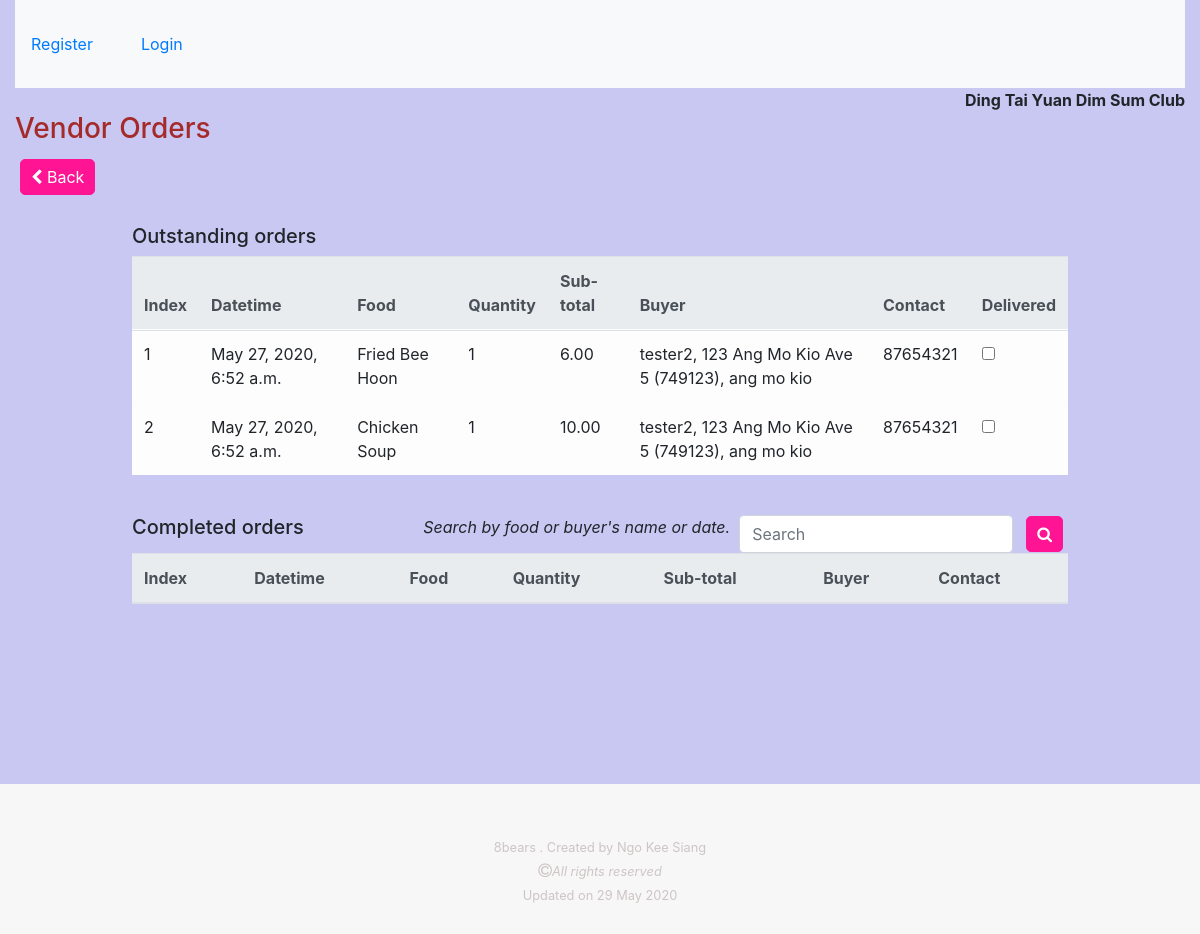
/vendor/profiles/9/orders, run on the app's committed database.
### vendor/models.py (models this page shows)
class Vendor(models.Model):
    category = models.ManyToManyField(Category)
    postal_code = models.PositiveIntegerField( null=False, blank=False)
    name = models.CharField( max_length=100, null=False, blank=False)
    block = models.PositiveSmallIntegerField( null=False, blank=False)
    street = models.CharField(max_length=254, null=False, blank=False)
    contact = models.PositiveIntegerField(validators=[MinValueValidator(10000000), MaxValueValidator(99999999)], null=False, blank=False)
    date_joined = models.DateTimeField(auto_now_add=True)
    user = models.ForeignKey(User, null=True, on_delete=models.SET_NULL)
    user_contact = models.PositiveIntegerField(validators=[MinValueValidator(10000000), MaxValueValidator(99999999)], null=False, blank=False)
    license_number = models.CharField(max_length=10, null=False, blank=False)
    license_check = models.BooleanField(default=False)
    photo_url=models.URLField(max_length=1024, null=True, blank=True)
    vendordeliverytown = models.ManyToManyField(VendorDeliveryTown)
    vendordeliverypostal = models.ManyToManyField(VendorDeliveryPostal)
    def __str__(self):
        return self.name

### order/models.py (models this page shows)
class OrderLineItem(models.Model):
    order = models.ForeignKey(Order, null=False, blank=False, on_delete=models.CASCADE )
    review = models.ForeignKey(Review, null=True, blank=True, on_delete=models.SET_NULL)
    process = models.ForeignKey(Process, null=True, blank=False, on_delete=models.SET_NULL)
    food = models.ForeignKey(Food, null=False, blank=False, on_delete=models.DO_NOTHING)
    datetime = models.DateTimeField(auto_now_add=True)
    quantity = models.PositiveSmallIntegerField(validators=[MinValueValidator(1), MaxValueValidator(99)], null=False, blank=False)
    cost = models.DecimalField(max_digits=10, decimal_places=2, null=False, default=0)
    buyer = models.ForeignKey(Buyer, null=True, blank=False, on_delete=models.SET_NULL)

### food/models.py (models this page shows)
class Food(models.Model):
    vendor = models.ForeignKey(Vendor, null=False, blank=False, on_delete=models.CASCADE)
    tag = models.ManyToManyField(Tag)
    title = models.CharField(max_length=100, null=False, blank=False)
    description = models.TextField(null=False, blank=False)
    portion = models.PositiveSmallIntegerField( validators=[MinValueValidator(1), MaxValueValidator(99)] , default=1, null=False, blank=False )
    price = models.DecimalField(max_digits=8, decimal_places=2, null=False, blank=False)
    date_posted = models.DateTimeField(auto_now_add=True)
    date_edited = models.DateTimeField(auto_now_add=True)
    delivery_time = models.DecimalField(max_digits=3, decimal_places=0, null=False, blank=False)
    image = ImageField(blank=True, manual_crop="")
    def __str__(self):
        return self.title

### buyer/models.py (models this page shows)
class Buyer(models.Model):
    town = models.CharField(max_length=100, null=True, blank=False)
    postal_code = models.PositiveIntegerField(null=False, blank=False)
    block = models.PositiveSmallIntegerField( null=False, blank=False)
    street = models.CharField(max_length=254, null=False, blank=False)
    date_joined = models.DateTimeField(auto_now_add=True)
    contact = models.PositiveIntegerField(validators=[MinValueValidator(10000000), MaxValueValidator(99999999)], null=False, blank=False)
    user = models.ForeignKey(User, null=True, on_delete=models.SET_NULL)
    def __str__(self):
        return '%s, %s %s (%s), %s' % (self.user.username, self.block, self.street, self.postal_code, self.town)

### vendor/views.py (the view, shortened to what this page needs)
# urls.py: path('profiles/<vendor_profile_id>/orders', vendor.views.view_vendor_orders, name='view_vendor_orders_route')
def view_vendor_orders(request, vendor_profile_id):
    username = request.user.username
    vendor = Vendor.objects.get(id=vendor_profile_id)
    if "search" in request.GET:
        query = request.GET["search"]
        if not query:
            messages.error(request, "You have not enter a search term.")
            return redirect(reverse(view_vendor_orders, kwargs={"vendor_profile_id": vendor_profile_id}))
        if query.isnumeric():
            queries = Q(datetime__year=query)|Q(datetime__day=query)|Q(datetime__month=query)
            orders_outstanding = OrderLineItem.objects.all().filter(food__vendor__id=vendor_profile_id).filter(process__title="undelivered")
            orders_completed = OrderLineItem.objects.all().filter(queries).filter(food__vendor__id=vendor_profile_id).filter(process__title="delivered")
        else:
            queries = Q(food__title__icontains=query)|Q(buyer__user__username__icontains=query)
            orders_outstanding = OrderLineItem.objects.all().filter(food__vendor__id=vendor_profile_id).filter(process__title="undelivered")
            orders_completed = OrderLineItem.objects.all().filter(queries).filter(food__vendor__id=vendor_profile_id).filter(process__title="delivered")
    else:
        orders_outstanding = OrderLineItem.objects.all().filter(food__vendor__id=vendor_profile_id).filter(process__title="undelivered")
        orders_completed = OrderLineItem.objects.all().filter(food__vendor__id=vendor_profile_id).filter(process__title="delivered")
    return render(request, "vendor/vendor_orders.html", {
        "orders_outstanding": orders_outstanding,
        "orders_completed": orders_completed,
        "vendor": vendor,
        "username": username,
        "vendor_profile_id": vendor_profile_id
    })

### vendor/templates/vendor/vendor_orders.html (shortened to what this page needs)
{% extends 'base_template.html' %}
{% load static %}
{%block css %}
<link rel="stylesheet" href="{% static 'vendor_pages.css' %}">
{%endblock%}
{%block content%}
<div style="float:right;"><strong> {{vendor}} </strong></div>
<br>
<h3> Vendor Orders</h3>
    <button class="vendor-buttons"><i class="fa fa-chevron-left" aria-hidden="true"></i><a href="{% url 'view_vendor_profiles_route' %}"> Back </a></button>
<br><br>
    <div class="my-table">
        <h5 > Outstanding orders </h5>
        <table class="table table-light table-hover table-responsive-lg">
            <tr>
                <thead class="thead-light">
                    <th>Index</th>
                    <th>Datetime</th>
                    <th>Food</th>
                    <th>Quantity</th>
                    <th> Sub-total </th>
                    <th> Buyer </th>
                    <th> Contact </th>
                    <th> Delivered </th>
                </thead>
            </tr>
        <form method="POST" id="delivery-status" actions="{% url 'view_vendor_orders_route' vendor_profile_id=vendor_profile_id%}">
            {% if orders_outstanding %}
            {%for j in orders_outstanding %}
                {% if j.process.title == "undelivered" %}
                <tr>
                    <td> {{forloop.counter}} </td>
                    <td> {{j.datetime}} </td>
                    <td> {{j.food}} </td>
                    <td> {{j.quantity}} </td>
                    <td> {{j.cost}} </td>
                    <td> {{j.buyer}} </td>
                    <td> {{j.buyer.contact}} </td>
                    <td>
                        <input type="checkbox" class="checkbox" >
                    </td>
                </tr>
                {%endif%}
            {%endfor%}
            {%else%}
            <tr><td colspan="8"> No Outstanding Orders.</td></tr>
            {%endif%}
            </form>
        </table>
        <br>
        <div style="float:right;">
            <div style="display:flex; flex-wrap:wrap;">
                <section><em> Search by food or buyer's name or date.</em></section> &nbsp;&nbsp;
                <section>
                    <form class="form-inline my-2 my-lg-0" method="GET" action="{% url 'view_vendor_orders_route' vendor_profile_id=vendor_profile_id %}">
                    <input class="form-control mr-sm-2" type="text" name="search" placeholder="Search" aria-label="Search">
                    <button class="vendor-buttons my-2 my-sm-0" type="submit">
                        <i class="fa fa-search"></i>
                    </button>
                    </form>
                </section>
            </div>
        </div>
        <h5> Completed orders </h5>
        <table class="table table-light table-hover table-responsive-lg">
            <tr>
                <thead class="thead-light">
                    <th>Index</th>
                    <th>Datetime</th>
                    <th>Food</th>
                    <th>Quantity</th>
                    <th> Sub-total </th>
                    <th> Buyer </th>
                    <th> Contact </th>
                </thead>
            </tr>
        </table>
    </div>
{%endblock%}

### static/style.css (style rules this page uses)
body { background-color:white; }
a { text-decoration:none !important; }
.my-table { width:80%; margin:auto; min-height: 70vh; }
.vendor-buttons { border:1px solid deeppink; padding:5px; padding-left:10px; padding-right:10px; border-radius:5px; background-color: deeppink; margin:5px; color:white; }
.vendor-buttons a { color:white; }
h3 { color:brown; }

### data on the page
Vendor: name "Ding Tai Yuan Dim Sum Club"
OrderLineItem: datetime "May 27, 2020, 6:52 a.m.", food "Fried Bee Hoon", quantity "1", cost "6.00", buyer "tester2, 123 Ang Mo Kio Ave 5 (749123), ang mo kio", buyer.contact "87654321"
OrderLineItem: datetime "May 27, 2020, 6:52 a.m.", food "Chicken Soup", quantity "1", cost "10.00", buyer "tester2, 123 Ang Mo Kio Ave 5 (749123), ang mo kio", buyer.contact "87654321"
